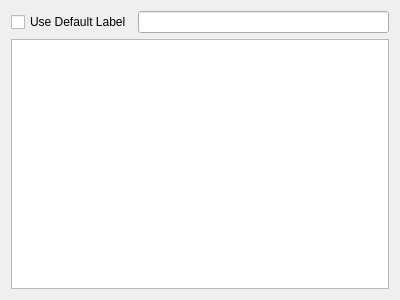
<?xml version="1.0" encoding="UTF-8"?>
<ui version="4.0">
 <class>Form</class>
 <widget class="QWidget" name="Form">
  <property name="geometry">
   <rect>
    <x>0</x>
    <y>0</y>
    <width>400</width>
    <height>300</height>
   </rect>
  </property>
  <property name="windowTitle">
   <string>Form</string>
  </property>
  <layout class="QVBoxLayout" name="verticalLayout">
   <item>
    <layout class="QHBoxLayout" name="horizontalLayout">
     <item>
      <widget class="QCheckBox" name="checkBox">
       <property name="text">
        <string>Use Default Label</string>
       </property>
      </widget>
     </item>
     <item>
      <widget class="QLineEdit" name="lineEdit"/>
     </item>
    </layout>
   </item>
   <item>
    <widget class="QListWidget" name="listWidget"/>
   </item>
  </layout>
 </widget>
 <resources/>
 <connections/>
</ui>
